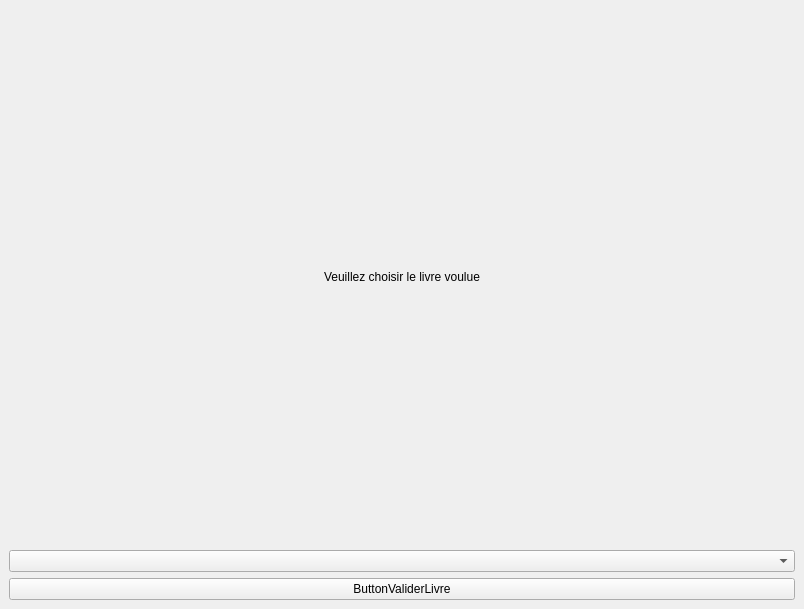
<?xml version="1.0" encoding="UTF-8"?>
<ui version="4.0">
 <class>MainWindow</class>
 <widget class="QMainWindow" name="MainWindow">
  <property name="geometry">
   <rect>
    <x>0</x>
    <y>0</y>
    <width>804</width>
    <height>609</height>
   </rect>
  </property>
  <property name="windowTitle">
   <string>MainWindow</string>
  </property>
  <widget class="QWidget" name="centralwidget">
   <layout class="QVBoxLayout" name="verticalLayout_2">
    <item>
     <layout class="QVBoxLayout" name="verticalLayout">
      <item>
       <widget class="QLabel" name="labelLivreChoix">
        <property name="text">
         <string>Veuillez choisir le livre voulue</string>
        </property>
        <property name="alignment">
         <set>Qt::AlignCenter</set>
        </property>
       </widget>
      </item>
      <item>
       <widget class="QComboBox" name="comboBoxLivreDisponible"/>
      </item>
      <item>
       <widget class="QPushButton" name="ButtonValiderLivre">
        <property name="text">
         <string>ButtonValiderLivre</string>
        </property>
       </widget>
      </item>
     </layout>
    </item>
   </layout>
  </widget>
 </widget>
 <resources/>
 <connections/>
</ui>
